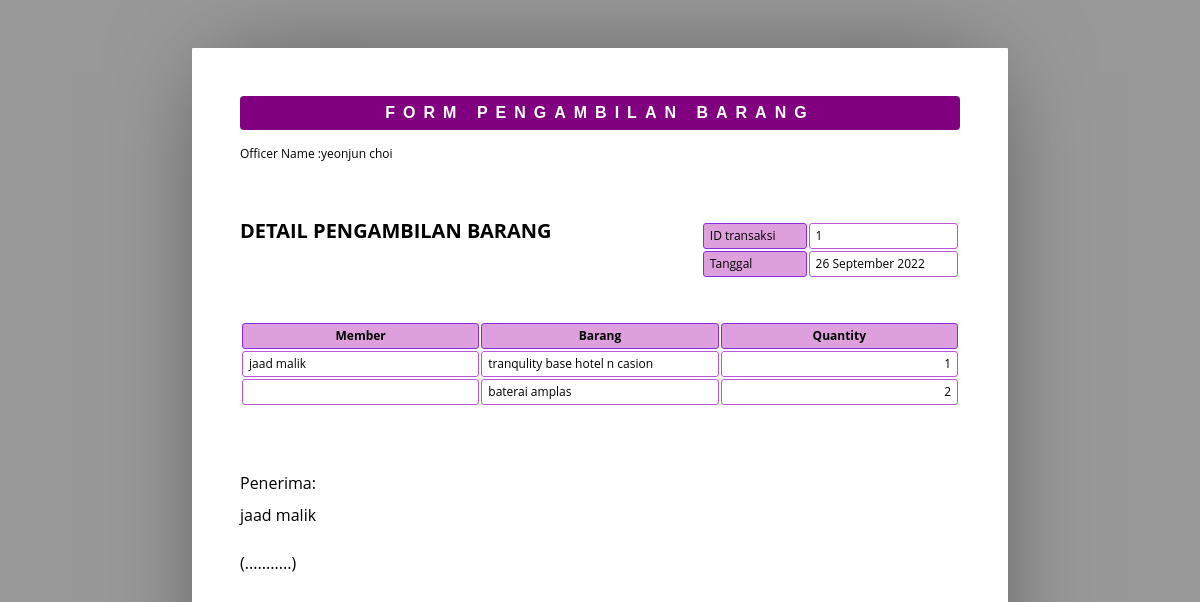
/transaksi_selesai.php?id_transaksi=1, run on the app's committed database.
### tables this page shows
CREATE TABLE `detail_transaksi` (
  `id_detail` int(11) NOT NULL,
  `id_transaksi` int(11) NOT NULL,
  `id_barang` int(11) NOT NULL,
  `qty` int(11) NOT NULL,
  `tgl` date NOT NULL
);

CREATE TABLE `petugas` (
  `id_petugas` int(11) NOT NULL,
  `username` varchar(256) NOT NULL,
  `password` varchar(256) NOT NULL,
  `nama_petugas` varchar(256) NOT NULL,
  `role` char(25) NOT NULL
);

CREATE TABLE `transaksi` (
  `id_transaksi` int(11) NOT NULL,
  `id_petugas` int(11) NOT NULL,
  `NIP` int(11) NOT NULL,
  `tgl` date NOT NULL
);

CREATE TABLE `member` (
  `NIP` int(11) NOT NULL,
  `nama` varchar(256) NOT NULL,
  `id_bagian` int(11) NOT NULL,
  `password` varchar(256) NOT NULL
);

CREATE TABLE `barang` (
  `id_barang` int(11) NOT NULL,
  `kode_barang` char(20) NOT NULL,
  `nama_barang` varchar(256) NOT NULL,
  `stok` int(11) NOT NULL
);

### transaksi_selesai.php (the view, shortened to what this page needs)
<!DOCTYPE html>
<html>
<head>
    <link href="https://maxcdn.bootstrapcdn.com/font-awesome/4.7.0/css/font-awesome.min.css" rel="stylesheet" />
</head>
<body>
    <?php
    include 'koneksi.php';
    $tr_id = $_GET['id_transaksi'];
    $qry_transaksi = mysqli_query($conn, "SELECT t.id_transaksi as t_id, m.nama as nama_member, t.tgl, p.nama_petugas as nama_kasir FROM transaksi t, member m, petugas p WHERE t.NIP = m.NIP AND t.id_petugas = p.id_petugas AND t.id_transaksi =  $tr_id");
    while ($data_transaksi = mysqli_fetch_array($qry_transaksi)) {
        $qry_dtl_transaksi = mysqli_query($conn, "SELECT *, qty  FROM detail_transaksi, barang WHERE id_transaksi = " . $data_transaksi['t_id'] . " AND barang.id_barang = detail_transaksi.id_barang");
        $i = 0;
        while ($data_dtl_transaksi = mysqli_fetch_assoc($qry_dtl_transaksi)) {
            $i++;
            if ($i == 1) {
    ?>
                <header>
                    <h1>FORM PENGAMBILAN BARANG</h1>
                    <address>
                        <h7>Officer Name :<?php echo $data_transaksi['nama_kasir']; ?></h7 <span><img alt="" src="http://www.jonathantneal.com/examples/invoice/logo.png"><input type="file" accept="image/*"></span>
                </header>
                <article>
                    <address>
                        <p>DETAIL PENGAMBILAN BARANG</p>
                    </address>
                    <table class="meta">
                        <tr>
                            <th><span>ID transaksi</span></th>
                            <td><span><?php echo $data_transaksi['t_id']; ?></span></td>
                        </tr>
                        <tr>
                            <th><span>Tanggal</span></th>
                            <td><span><?php echo date('d F Y', strtotime($data_transaksi['tgl'])); ?></span></td>
                        </tr>
                    </table>
                    <table class="inventory">
                        <thead>
                            <tr>
                                <th><span>Member</span></th>
                                <th><span>Barang</span></th>
                                <th><span>Quantity</span></th>
                            </tr>
                        </thead>
                        <tbody>
                            <tr>
                                <td><a class="cut"></a><span><?php echo $data_transaksi['nama_member']; ?></span></td>
                                <td><span><?php
                                            include "koneksi.php";
                                            $qry_get_barang = mysqli_query($conn, "select * from barang where id_barang='" . $data_dtl_transaksi['id_barang'] . "'");
                                            $data_barang = mysqli_fetch_array($qry_get_barang);
                                            echo $data_barang['nama_barang'];
                                            ?>
                                    </span></td>
                                <td><span><?php echo $data_dtl_transaksi['qty']; ?></span></td>
                            </tr>
                        <?php
                    } else {
                        ?>
                            <tr>
                                <td></td>
                                <td><?php
                                    include "koneksi.php";
                                    $qry_get_barang = mysqli_query($conn, "select * from barang where id_barang='" . $data_dtl_transaksi['id_barang'] . "'");
                                    $data_barang = mysqli_fetch_array($qry_get_barang);
                                    echo $data_barang['nama_barang'];
                                    ?>
                                </td>
                                <td><?= $data_dtl_transaksi['qty'] ?></td>
                            </tr>
                    <?php
                    }
                }
                    ?>
                        </tbody>
                    </table>
                    <table class="balance">
                    </table>
                    <br /> <br />
                    <td><span>
                            <h2>Penerima:</h2> <br /> <?php echo $data_transaksi['nama_member']; ?>
                        </span></td> </br></br><br /> <u>(...........)</u>
                <?php
            }
                ?>
                </article>
</body>
</html>

### transaksi_selesai.php (style rules this page uses)
* { border: 0; box-sizing: content-box; color: inherit; font-family: inherit; font-size: inherit; font-style: inherit; font-weight: inherit; line-height: inherit; list-style: none; margin: 0; padding: 0; text-decoration: none; vertical-align: top; }
h1 { font: bold 100% sans-serif; letter-spacing: 0.5em; text-align: center; text-transform: uppercase; }
table { font-size: 75%; table-layout: fixed; width: 100%; }
table { border-collapse: separate; border-spacing: 2px; }
th, td { border-width: 1px; padding: 0.5em; position: relative; text-align: left; }
th, td { border-radius: 0.25em; border-style: solid; }
th { background: #DDA0DD; border-color: #8A2BE2; }
td { border-color: #BA55D3; }
html { font: 16px/1 'Open Sans', sans-serif; overflow: auto; padding: 0.5in; }
html { background: #999; cursor: default; }
body { box-sizing: border-box; height: 11in; margin: 0 auto; overflow: hidden; padding: 0.5in; width: 8.5in; }
body { background: #FFF; border-radius: 1px; box-shadow: 0 0 1in -0.25in rgba(0, 0, 0, 0.5); }
header { margin: 0 0 3em; }
header:after { clear: both; content: ""; display: table; }
header h1 { background: #800080; border-radius: 0.25em; color: #FFF; margin: 0 0 1em; padding: 0.5em 0; }
header address { float: left; font-size: 75%; font-style: normal; line-height: 1.25; margin: 0 1em 1em 0; }
article, article address, table.meta, table.inventory { margin: 0 0 3em; }
article:after { clear: both; content: ""; display: table; }
article address { float: left; font-size: 125%; font-weight: bold; }
table.meta, table.balance { float: right; width: 36%; }
table.meta:after, table.balance:after { clear: both; content: ""; display: table; }
table.meta th { width: 40%; }
table.meta td { width: 60%; }
table.inventory { clear: both; width: 100%; }
table.inventory th { font-weight: bold; text-align: center; }
table.inventory td:nth-child(1) { width: 26%; }
table.inventory td:nth-child(2) { width: 38%; }
table.inventory td:nth-child(3) { text-align: right; width: 12%; }

### data on the page
transaksi: NIP.nama "jaad malik"
detail_transaksi: id_transaksi.id_transaksi "1", id_transaksi.tgl "26 September 2022", id_barang.nama_barang "tranqulity base hotel n casion", qty "1"
petugas: nama_petugas "yeonjun choi"
member: nama "jaad malik"
detail_transaksi: id_barang.nama_barang "baterai amplas", qty "2"
